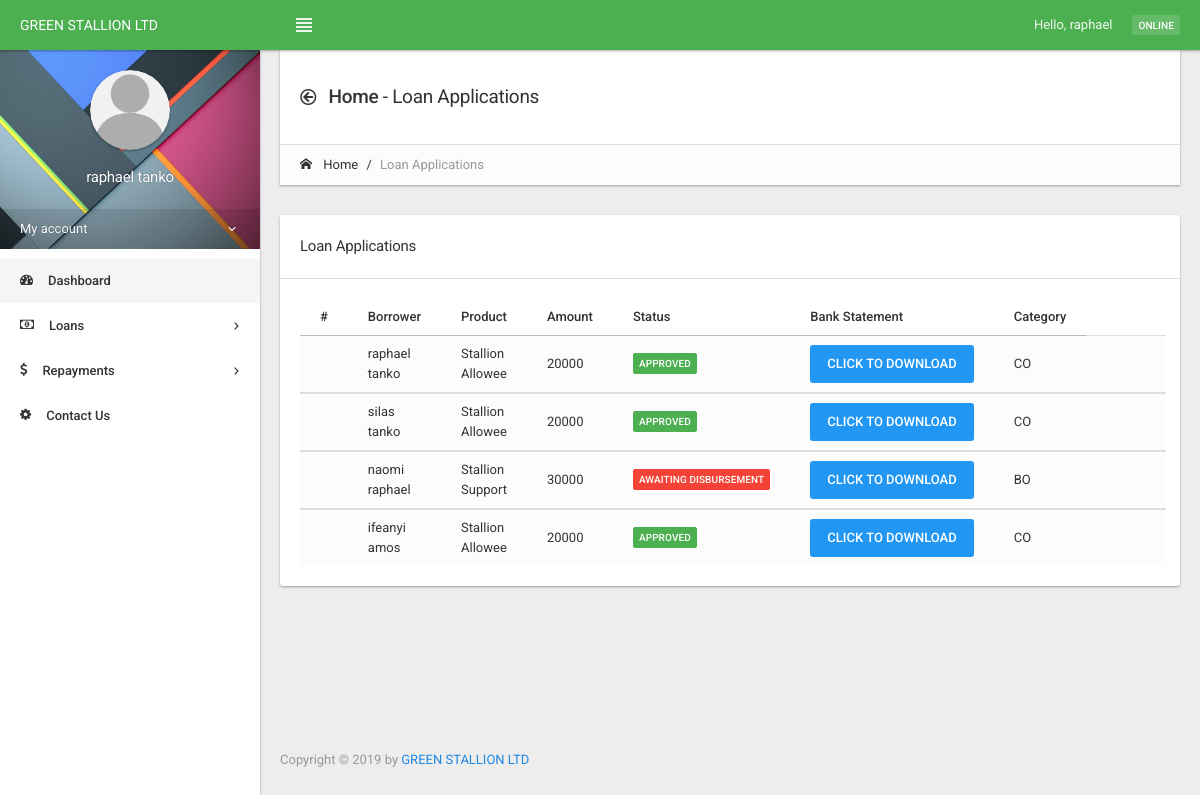
/loan/loan_application/data/ (signed in), run on the app's committed database.
### accounts/models.py (models this page shows, shortened)
class User(AbstractUser):
    ROLES = (
        ('AD', 'Admin'),
        ('CL', 'Client'),
        ('ST', 'Staff'),
        ('MG', 'Manager'),
        ('SE', 'Sales Executive')
    )
    CATERGORIES = (
        ('SAE', 'Salary Earner'),
        ('BO', 'Business Owner'),
        ('CO', 'Corper')
    )
    bio = models.TextField(max_length=500, blank=True)
    location = models.CharField(max_length=30, blank=True)
    birth_date = models.DateField(null=True, blank=True)
    role = models.CharField(max_length=30, choices = ROLES, blank=True)
    category = models.CharField(max_length=50, choices = CATERGORIES, blank=True)

### loans/models.py (models this page shows, shortened)
class LoanAccount (models.Model):
    user                = models.ForeignKey(settings.AUTH_USER_MODEL, blank=True, null=True, on_delete=models.PROTECT)
    bank_statement      = models.ForeignKey(Document, on_delete=models.CASCADE, null=True)
    user_category       = models.CharField(max_length=200, null=True, blank=True)
    total_disbursable   = models.DecimalField(max_digits=15, decimal_places=3, default=0)
    total_payable       = models.DecimalField(max_digits=15, decimal_places=3, default=0)
    processing_fee_amount= models.DecimalField(max_digits=15, decimal_places=3, default=0)
    loan_amount         = models.IntegerField(null=True)
    monthly_salary      = models.IntegerField(null=True)
    purpose_of_loan     = models.TextField(null=True)
    loan_tenure         = models.CharField(max_length=100, null=True)
    charged_loan_interest= models.DecimalField(max_digits=15, decimal_places=3, default=0)
    package_list        = models.CharField(max_length=200, null=True)
    loan_approval       = models.BooleanField(null =True)
    loan_disbursement   = models.NullBooleanField()
    loan_repayment      = models.BooleanField(default=False)
    disbursement_date   = models.DateField(null=True)

### loans/views.py (the view)
# urls.py: path('loan/loan_application/data/', views.loan_applications, name = 'loan_applications'),
@login_required
def loan_applications(request):
    full_details = LoanAccount.objects.all()
    return render(request, 'loan/loan_application/data.html', {"full_details":full_details})

### templates/loan/loan_application/data.html (shortened to what this page needs)
{% extends 'base.html' %}
{% load static %}
{% block content %}
<div class="page-header page-header-default">
                    <div class="page-header-content">
                        <div class="page-title">
                            <h4><i class="icon-arrow-left52 position-left"></i> <span class="text-semibold">Home</span>
                                -
                                Loan Applications
                            </h4>
                        </div>
                    </div>
                    <div class="breadcrumb-line">
                        <ul class="breadcrumb">
                            <li><a href="dashboard.html"><i class="icon-home2 position-left"></i> Home</a></li>
                            <li class="active">Loan Applications
                            </li>
                        </ul>
                    </div>
                </div>
                    <section class="">
                        <div class="panel panel-white">
                            <div class="panel-heading">
                                <h6 class="panel-title">Loan Applications</h6>
                            </div>
                            <div class="panel-body table-responsive">
                                <table id="data-table" class="table table-striped table-condensed table-hover">
                                    <thead>
                                        <tr>
                                            <th>#</th>
                                            <th>Borrower</th>
                                            <th>Product</th>
                                            <th>Amount</th>
                                            <th>Status</th>
                                            <th>Bank Statement</th>
                                            <th>Category</th>
                                        </tr>
                                    </thead>
                        {% for loan in full_details %}
                                    <tbody>
                                        <tr>
                                <form action = '' method = 'POST'>
                                        <td></td>
                        <td>{{loan.user.first_name}} {{loan.user.last_name}}</td>
                        <td>{{loan.package_list}}</td>
                        <td>{{loan.loan_amount}}</td>
                        <td>
                            {%if loan.loan_approval == True and loan.loan_disbursement == null %}
                            <span class="label label-danger">Awaiting Disbursement</span>
                            {% endif %}
                            {%if loan.loan_approval == True and loan.loan_disbursement == True %}
                            <span class="label label-success">Approved</span>
                            {% endif %}
                        </td>
                        <td><a class="btn btn-primary" href="{{loan.bank_statement.bank_statement.url}}" role="button">Click to download</a></td>
                        <td>{{loan.user_category}}</td>
                        <td>{{loan.bank_name}}</td>
                        <td>{{loan.bvn}}</td>
                                            </form>
                                        </tr>
                                    </tbody>
                        {% endfor %}
                                </table>
                            </div>
                        </div>
                    </section>
         {% endblock content %}

### templates/base.html (shortened to what this page needs)
{% load static %}
<!DOCTYPE html>
<html class="">
<head>
    <link rel="stylesheet" href="{% static 'assets/themes/limitless/css/icons/icomoon/styles.css'%}">
    <link rel="stylesheet" href="https://cdnjs.cloudflare.com/ajax/libs/ionicons/2.0.1/css/ionicons.min.css">
    <link rel="stylesheet" href="{% static 'assets/themes/limitless/css/bootstrap.css'%}">
    <link rel="stylesheet" href="{% static 'assets/themes/limitless/css/core.css'%}">
    <link rel="stylesheet" href="{% static 'assets/themes/limitless/css/components.css'%}">
    <link rel="stylesheet" href="{% static 'assets/themes/limitless/css/colors.css'%}">
    <link href="{% static 'assets/plugins/font-awesome/css/font-awesome.min.css'%}" rel="stylesheet" type="text/css">
    <link href="{% static 'assets/plugins/bootstrap-toastr/toastr.min.css'%}" rel="stylesheet" type="text/css">
    <link href="{% static 'assets/plugins/bootstrap-touchspin/bootstrap.touchspin.min.css'%}" rel="stylesheet" type="text/css">
    <link href="{% static 'assets/plugins/fullcalendar/fullcalendar.css'%}" rel="stylesheet" type="text/css">
    <link href="{% static 'assets/plugins/sweetalert2/sweetalert2.min.css'%}" rel="stylesheet" type="text/css">
    <link href="{% static 'assets/plugins/fancybox/jquery.fancybox.css'%}" rel="stylesheet" type="text/css">
    <link href="{% static 'assets/plugins/amcharts/plugins/export/export.css'%}" rel="stylesheet" type="text/css">
    <link href="{% static 'assets/plugins/bootstrap-datetimepicker/css/bootstrap-datetimepicker.min.css'%}" rel="stylesheet"
        type="text/css">
    <link href="{% static 'assets/plugins/datepicker/bootstrap-datepicker3.min.css'%}" rel="stylesheet" type="text/css">
</head>
<body class=" pace-done">
    <div class="navbar navbar-inverse bg-success">
        <div class="navbar-header">
            <a class="navbar-brand" href="{% url 'dashboard' %}">GREEN STALLION LTD</a>
        </div>
        <div class="navbar-collapse collapse" id="navbar-mobile">
            <ul class="nav navbar-nav">
                <li><a class="sidebar-control sidebar-main-toggle hidden-xs legitRipple"><i
                            class="icon-paragraph-justify3"></i></a>
                </li>
            </ul>
            <div class="navbar-right">
                {% if user.is_authenticated %}
                <p class="navbar-text">Hello, {{user.first_name}}</p>
                {% endif %}
                <p class="navbar-text"><span class="label bg-success-400">Online</span></p>
            </div>
        </div>
    </div>
    <div class="page-container" style="min-height:582px">
        <div class="page-content">
            <div class="sidebar sidebar-main sidebar-default">
                <div class="sidebar-content">
                    <div class="sidebar-user-material">
                        <div class="category-content">
                            <div class="sidebar-user-material-content">
                                <a href="{% url 'dashboard' %}" class="legitRipple"><img
                                        src="assets/themes/limitless/images/user.png" class="img-circle img-responsive"
                                        alt=""></a>
                                {% if user.is_authenticated %}
                                <h6> {{user.first_name}} {{user.last_name}}</h6>
                                {% endif %}
                            </div>
                            <div class="sidebar-user-material-menu">
                                <a href="dashboard#user-nav" data-toggle="collapse" class="legitRipple"><span>My
                                        account</span> <i class="caret"></i></a>
                            </div>
                        </div>
                    </div>
                    {% if user.is_staff and user.is_superuser %}
                        {% include 'admin.html' %}
                    {% else %}
                        {% include 'client.html' %}
                    {% endif %}
                </div>
            </div>
            <div class="content-wrapper">
                <div class="content">
                   {% block content %}{% endblock content%}
                    <div class="footer text-muted">
                        Copyright © 2019 by <a href="" target="_blank">GREEN STALLION LTD</a>
                    </div>
                </div>
            </div>
        </div>
    </div>
</body>
</html>

### static/assets/themes/limitless/css/colors.css (style rules this page uses)
.bg-success { background-color: #4CAF50; border-color: #4CAF50; color: #fff; }
.bg-success-400 { background-color: #66BB6A; border-color: #66BB6A; color: #fff; }

### data on the page
User: first_name "raphael", last_name "tanko"
LoanAccount: user.first_name "raphael", user.last_name "tanko", package_list "Stallion Allowee", loan_amount "20000", loan_approval "APPROVED", user_category "CO"
LoanAccount: user.first_name "silas", user.last_name "tanko", package_list "Stallion Allowee", loan_amount "20000", loan_approval "APPROVED", user_category "CO"
LoanAccount: user.first_name "naomi", user.last_name "raphael", package_list "Stallion Support", loan_amount "30000", loan_approval "AWAITING DISBURSEMENT", user_category "BO"
LoanAccount: user.first_name "ifeanyi", user.last_name "amos", package_list "Stallion Allowee", loan_amount "20000", loan_approval "APPROVED", user_category "CO"
